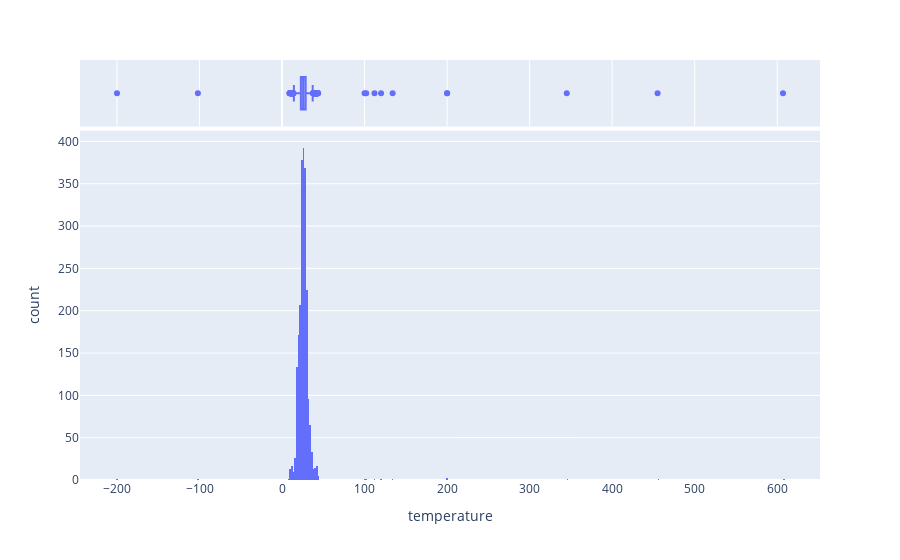

Notebook cell for this chart:
### Code cell
px.histogram(df,x='temperature',marginal='box')

### Figure 1 — Plotly figure (JSON) as saved in the notebook; plotly's stock layout.template omitted (floating-point values rounded to 4 significant figures; data arrays with more than 128 entries replaced by an {"elided": "..."} marker saying what was removed)
{"data": [{"alignmentgroup": "True", "bingroup": "x", "hovertemplate": "temperature=%{x}<br>count=%{y}<extra></extra>", "legendgroup": "", "marker": {"color": "#636efa", "pattern": {"shape": ""}}, "name": "", "offsetgroup": "", "orientation": "v", "showlegend": false, "type": "histogram", "x": {"elided": "2197 float values"}, "xaxis": "x", "yaxis": "y"}, {"alignmentgroup": "True", "hovertemplate": "temperature=%{x}<extra></extra>", "legendgroup": "", "marker": {"color": "#636efa"}, "name": "", "notched": true, "offsetgroup": "", "showlegend": false, "type": "box", "x": {"elided": "2197 float values"}, "xaxis": "x2", "yaxis": "y2"}], "layout": {"barmode": "relative", "legend": {"tracegroupgap": 0}, "margin": {"t": 60}, "xaxis": {"anchor": "y", "domain": [0, 1], "title": {"text": "temperature"}}, "xaxis2": {"anchor": "y2", "domain": [0, 1], "matches": "x", "showgrid": true, "showticklabels": false}, "yaxis": {"anchor": "x", "domain": [0, 0.8316], "title": {"text": "count"}}, "yaxis2": {"anchor": "x2", "domain": [0.8416, 1], "matches": "y2", "showgrid": false, "showline": false, "showticklabels": false, "ticks": ""}}}
